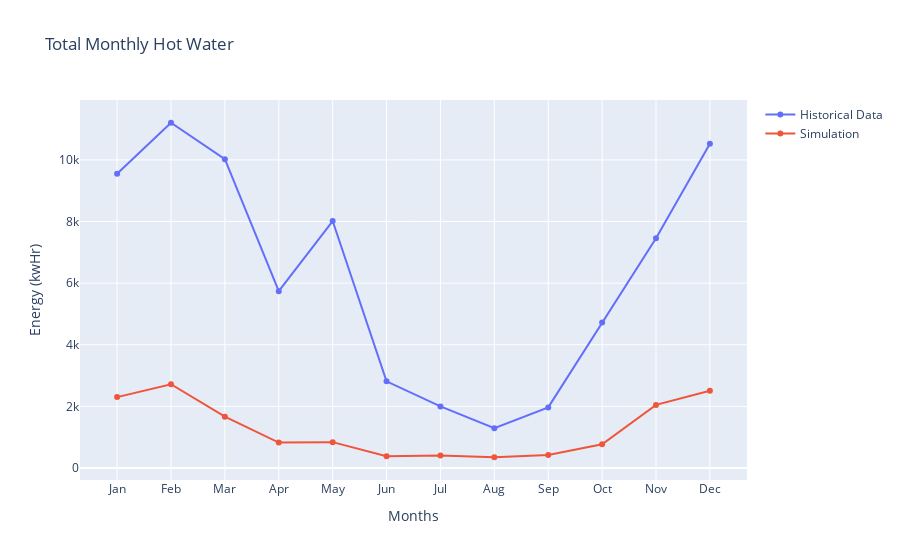

Notebook cell for this chart:
### Code cell
kbtu_kwHr = 1/3.412 # 1 kbtu = x kwHr
months = facility_heating_monthly.datetime_strings

fig = go.Figure()
fig.add_trace(go.Scatter(x=months, 
    y=hist_all_monthly["Hot Water (kBtu)"]*kbtu_kwHr , 
    mode='lines+markers',
    name="Historical Data"))

fig.add_trace(go.Scatter(x=months, 
    y=facility_heating_monthly.values, # kwh
    mode='lines+markers',
    name="Simulation"))

fig.update_layout(
    title="Total Monthly Hot Water",
    xaxis_title="Months",
    yaxis_title="Energy (kwHr)",
)
fig.show()

### Figure 1 — Plotly figure (JSON) as saved in the notebook; plotly's stock layout.template omitted (floating-point values rounded to 4 significant figures)
{"data": [{"mode": "lines+markers", "name": "Historical Data", "type": "scatter", "x": ["Jan", "Feb", "Mar", "Apr", "May", "Jun", "Jul", "Aug", "Sep", "Oct", "Nov", "Dec"], "y": [9552.0, 11210.0, 10020.0, 5740.0, 8016.0, 2813.0, 1999.0, 1290.0, 1966.0, 4721.0, 7453.0, 10520.0]}, {"mode": "lines+markers", "name": "Simulation", "type": "scatter", "x": ["Jan", "Feb", "Mar", "Apr", "May", "Jun", "Jul", "Aug", "Sep", "Oct", "Nov", "Dec"], "y": [2301.0, 2718.0, 1664.0, 826.1, 838.4, 380.9, 408.6, 348.4, 424.2, 768.2, 2048.0, 2505.0]}], "layout": {"title": {"text": "Total Monthly Hot Water"}, "xaxis": {"title": {"text": "Months"}}, "yaxis": {"title": {"text": "Energy (kwHr)"}}}}
